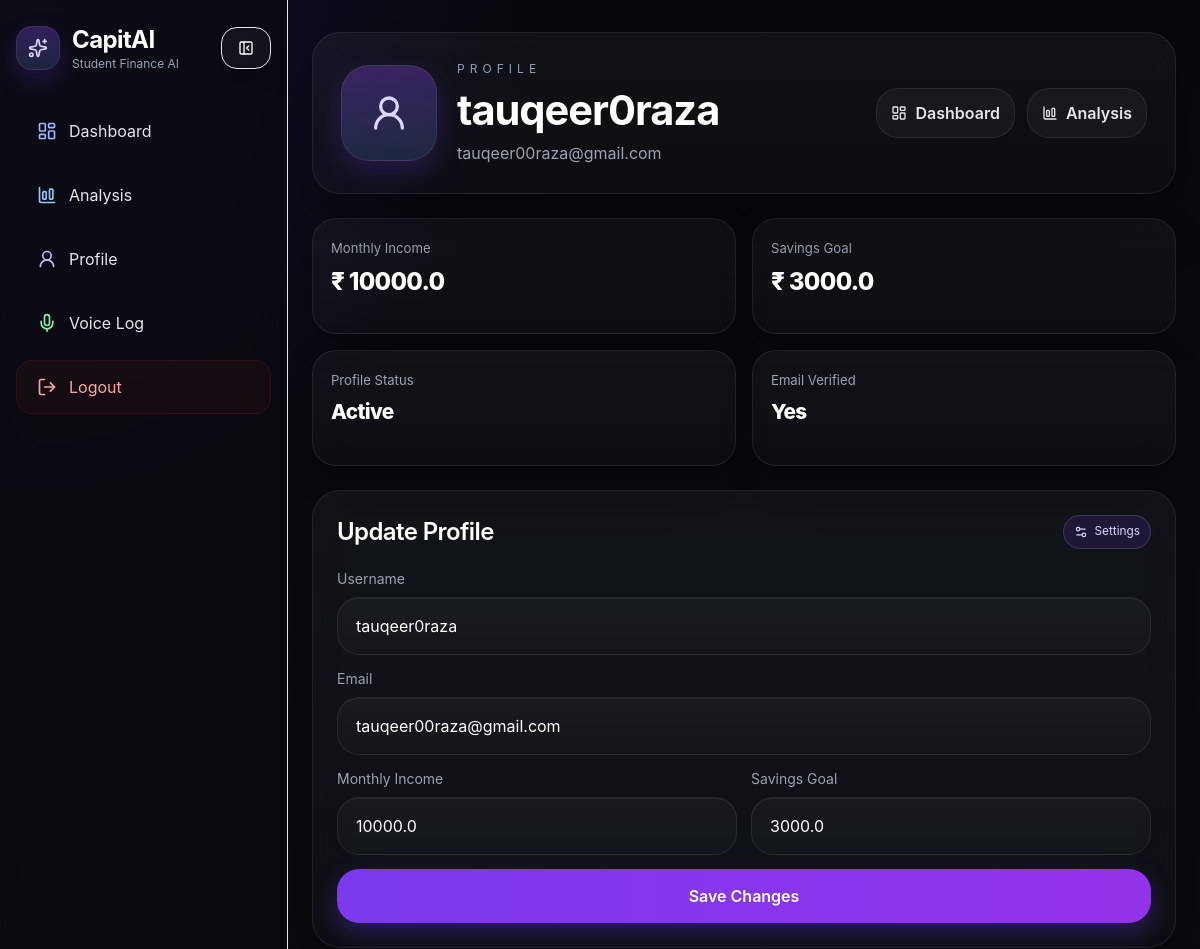
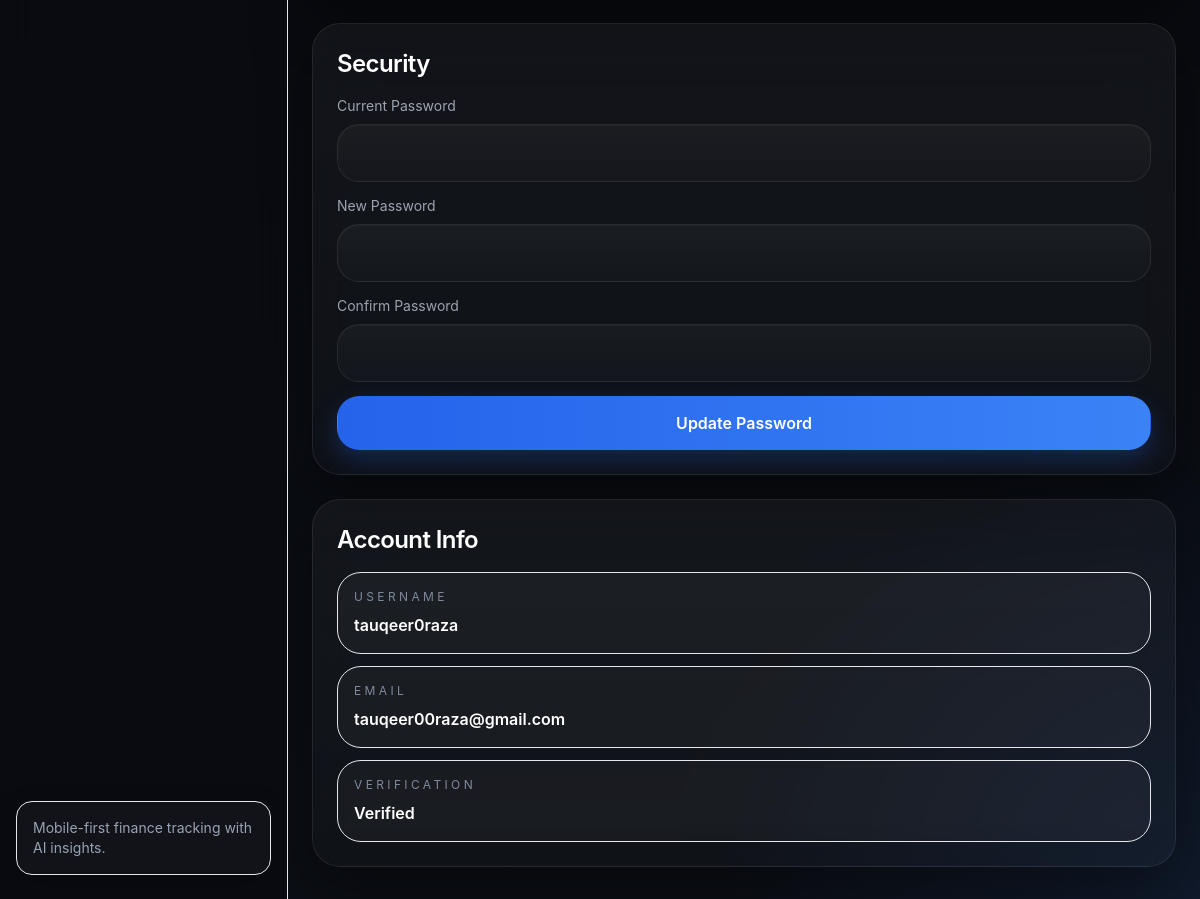
Screenshot of /profile (signed in) with the database file from the repository (2 pictures, top to bottom).
### tables this page shows
CREATE TABLE users (
            id INTEGER PRIMARY KEY AUTOINCREMENT,
            username TEXT NOT NULL,
            email TEXT NOT NULL UNIQUE,
            password TEXT NOT NULL,
            monthly_income REAL DEFAULT 0,
            savings_goal REAL DEFAULT 0,
            email_verified INTEGER DEFAULT 0,
            created_at TEXT DEFAULT CURRENT_TIMESTAMP
        );

### app.py (the view, shortened to what this page needs)
@app.route("/profile", methods=["GET", "POST"])
def profile():
    if not require_login():
        return redirect(url_for("login"))
    user_id = session["user_id"]
    error = None
    success = None
    user = get_user_profile(user_id)
    if not user:
        session.clear()
        return redirect(url_for("login"))
    return render_template("profile.html", user=user, error=error, success=success)

### app.py (called while the page is built)
def require_login():
    return session.get("user_id") is not None

### database.py (called while the page is built)
def get_connection():
    conn = sqlite3.connect(DB_NAME)
    conn.row_factory = sqlite3.Row
    return conn

def get_user_profile(user_id):
    conn = get_connection()
    cur = conn.cursor()
    cur.execute("SELECT * FROM users WHERE id = ?", (user_id,))
    row = cur.fetchone()
    conn.close()
    return dict(row) if row else None

### templates/profile.html (shortened to what this page needs)
{% extends "base.html" %}
{% block content %}
<div class="w-full max-w-[1200px] mx-auto px-4 sm:px-5 md:px-6 xl:px-8 pt-5 sm:pt-6 lg:pt-8 pb-28 lg:pb-8">
    <div class="space-y-5 sm:space-y-6">
        <section class="premium-card rounded-[28px] p-5 sm:p-6 lg:p-7">
            <div class="flex flex-col gap-5 md:flex-row md:items-center md:justify-between">
                <div class="flex items-center gap-4 sm:gap-5 min-w-0">
                    <div class="w-20 h-20 sm:w-24 sm:h-24 rounded-[28px] premium-icon-box flex items-center justify-center shrink-0 shadow-[0_10px_28px_rgba(124,58,237,0.22)]">
                        <i data-lucide="user-round" class="w-9 h-9 sm:w-10 sm:h-10 text-violet-200"></i>
                    </div>
                    <div class="min-w-0">
                        <p class="text-[11px] sm:text-xs uppercase tracking-[0.42em] text-[#8ea0b8] mb-2">Profile</p>
                        <h1 class="text-[1.8rem] sm:text-[2.2rem] lg:text-[2.6rem] leading-tight font-bold tracking-tight truncate">
                            {{ user.username }}
                        </h1>
                        <p class="mt-1 text-sm sm:text-base text-[#9ca3af] break-all">
                            {{ user.email }}
                        </p>
                    </div>
                </div>
                <div class="flex flex-wrap gap-3">
                    <a href="{{ url_for('dashboard') }}" class="premium-chip-button">
                        <i data-lucide="layout-dashboard" class="w-4 h-4"></i>
                        <span>Dashboard</span>
                    </a>
                    <a href="{{ url_for('analysis') }}" class="premium-chip-button">
                        <i data-lucide="chart-column-big" class="w-4 h-4"></i>
                        <span>Analysis</span>
                    </a>
                </div>
            </div>
        </section>
        <section class="grid grid-cols-2 xl:grid-cols-4 gap-3 sm:gap-4">
            <div class="premium-stat-card">
                <p class="premium-stat-label">Monthly Income</p>
                <h3 class="premium-stat-value">₹ {{ user.monthly_income or 0 }}</h3>
            </div>
            <div class="premium-stat-card">
                <p class="premium-stat-label">Savings Goal</p>
                <h3 class="premium-stat-value">₹ {{ user.savings_goal or 0 }}</h3>
            </div>
            <div class="premium-stat-card">
                <p class="premium-stat-label">Profile Status</p>
                <h3 class="premium-stat-value text-[1.1rem] sm:text-[1.3rem]">Active</h3>
            </div>
            <div class="premium-stat-card">
                <p class="premium-stat-label">Email Verified</p>
                <h3 class="premium-stat-value text-[1.1rem] sm:text-[1.3rem]">
                    {% if user.email_verified %}
                        Yes
                    {% else %}
                        No
                    {% endif %}
                </h3>
            </div>
        </section>
        <section class="grid grid-cols-1 xl:grid-cols-12 gap-4 sm:gap-5 lg:gap-6">
            <div class="xl:col-span-7">
                <div class="premium-card rounded-[28px] p-5 sm:p-6">
                    <div class="flex items-center justify-between mb-5">
                        <h2 class="text-xl sm:text-2xl font-semibold tracking-tight">Update Profile</h2>
                        <div class="premium-badge">
                            <i data-lucide="settings-2" class="w-3.5 h-3.5"></i>
                            <span>Settings</span>
                        </div>
                    </div>
                    <form method="POST" class="space-y-3.5">
                        <div>
                            <label class="block text-sm text-[#9ca3af] mb-2">Username</label>
                            <input type="text" name="username" value="{{ user.username }}" class="premium-input" required>
                        </div>
                        <div>
                            <label class="block text-sm text-[#9ca3af] mb-2">Email</label>
                            <input type="email" name="email" value="{{ user.email }}" class="premium-input" required>
                        </div>
                        <div class="grid grid-cols-1 sm:grid-cols-2 gap-3.5">
                            <div>
                                <label class="block text-sm text-[#9ca3af] mb-2">Monthly Income</label>
                                <input type="number" min="0" name="monthly_income" value="{{ user.monthly_income or '' }}" class="premium-input">
                            </div>
                            <div>
                                <label class="block text-sm text-[#9ca3af] mb-2">Savings Goal</label>
                                <input type="number" min="0" name="savings_goal" value="{{ user.savings_goal or '' }}" class="premium-input">
                            </div>
                        </div>
                        <button class="premium-primary-button w-full">Save Changes</button>
                    </form>
                </div>
            </div>
            <div class="xl:col-span-5 space-y-4 sm:space-y-5 lg:space-y-6">
                <div class="premium-card rounded-[28px] p-5 sm:p-6">
                    <div class="flex items-center justify-between mb-4">
                        <h2 class="text-xl sm:text-2xl font-semibold tracking-tight">Security</h2>
                    </div>
                    <form method="POST" class="space-y-3.5">
                        <div>
                            <label class="block text-sm text-[#9ca3af] mb-2">Current Password</label>
                            <input type="password" name="current_password" class="premium-input" required>
                        </div>
                        <div>
                            <label class="block text-sm text-[#9ca3af] mb-2">New Password</label>
                            <input type="password" name="new_password" class="premium-input" required>
                        </div>
                        <div>
                            <label class="block text-sm text-[#9ca3af] mb-2">Confirm Password</label>
                            <input type="password" name="confirm_password" class="premium-input" required>
                        </div>
                        <button class="premium-secondary-button w-full">Update Password</button>
                    </form>
                </div>
                <div class="premium-card rounded-[28px] p-5 sm:p-6">
                    <div class="flex items-center justify-between mb-4">
                        <h2 class="text-xl sm:text-2xl font-semibold tracking-tight">Account Info</h2>
                    </div>
                    <div class="space-y-3">
                        <div class="rounded-3xl border border-white/8 bg-white/[0.03] px-4 py-4">
                            <p class="text-xs uppercase tracking-[0.28em] text-[#7f8a9d] mb-2">Username</p>
                            <p class="text-white font-semibold break-all">{{ user.username }}</p>
                        </div>
                        <div class="rounded-3xl border border-white/8 bg-white/[0.03] px-4 py-4">
                            <p class="text-xs uppercase tracking-[0.28em] text-[#7f8a9d] mb-2">Email</p>
                            <p class="text-white font-semibold break-all">{{ user.email }}</p>
                        </div>
                        <div class="rounded-3xl border border-white/8 bg-white/[0.03] px-4 py-4">
                            <p class="text-xs uppercase tracking-[0.28em] text-[#7f8a9d] mb-2">Verification</p>
                            <p class="text-white font-semibold">
                                {% if user.email_verified %}
                                    Verified
                                {% else %}
                                    Pending Verification
                                {% endif %}
                            </p>
                        </div>
                    </div>
                </div>
            </div>
        </section>
    </div>
</div>
{% endblock %}

### static/style.css (style rules this page uses)
:root { --bg-1: #07090d; --bg-2: #0d1118; --panel: rgba(255, 255, 255, 0.045); --panel-2: rgba(255, 255, 255, 0.035); --stroke: rgba(255, 255, 255, 0.08); --text-soft: #9ca3af; --text-muted: #98a2b3; --shadow-main: 0 20px 60px rgba(0, 0, 0, 0.38); --shadow-soft: 0 12px 30px rgba(0, 0, 0, 0.22); }
html, body { margin: 0; padding: 0; min-height: 100%; font-family: Inter, "Segoe UI", sans-serif; background: radial-gradient(circle at top left, rgba(124, 58, 237, 0.20), transparent 26%), radial-gradient(circle at top right, rgba(59, 130, 246, 0.12), transparent 24%), linear-gradient(180deg, var(--bg-1) 0%, var(--bg-2) 100%); color: white; }
* { box-sizing: border-box; }
.premium-app-shell { background: radial-gradient(circle at top left, rgba(124, 58, 237, 0.16), transparent 24%), radial-gradient(circle at bottom right, rgba(59, 130, 246, 0.10), transparent 22%), linear-gradient(180deg, #06080c 0%, #0b0e14 100%); }
.premium-icon-box { background: linear-gradient(180deg, rgba(124, 58, 237, 0.30), rgba(59, 130, 246, 0.15)), rgba(255, 255, 255, 0.04); border: 1px solid rgba(255,255,255,0.08); }
.premium-card { background: linear-gradient(180deg, rgba(255,255,255,0.045), rgba(255,255,255,0.025)); border: 1px solid rgba(255,255,255,0.08); box-shadow: var(--shadow-main); backdrop-filter: blur(18px); -webkit-backdrop-filter: blur(18px); }
.premium-stat-card { background: linear-gradient(180deg, rgba(255,255,255,0.045), rgba(255,255,255,0.025)); border: 1px solid rgba(255,255,255,0.08); border-radius: 24px; padding: 18px 16px; box-shadow: var(--shadow-soft); min-height: 110px; }
.premium-stat-label { color: var(--text-soft); font-size: 0.82rem; margin: 0 0 10px 0; }
.premium-stat-value { margin: 0; font-size: clamp(1.5rem, 2vw, 2.2rem); font-weight: 800; letter-spacing: -0.03em; line-height: 1.1; }
.premium-input, .premium-textarea, .premium-select { width: 100%; border-radius: 22px; border: 1px solid rgba(255,255,255,0.08); background: linear-gradient(180deg, rgba(255,255,255,0.04), rgba(255,255,255,0.02)); color: #fff; padding: 15px 16px; outline: none; transition: 0.2s ease; box-shadow: inset 0 1px 0 rgba(255,255,255,0.03); }
.premium-input::placeholder, .premium-textarea::placeholder { color: #8f99aa; }
.premium-primary-button, .premium-secondary-button, .premium-success-button, .premium-warning-button, .premium-muted-button, .premium-send-button, .premium-chip-button { display: inline-flex; align-items: center; justify-content: center; gap: 8px; border-radius: 22px; border: 1px solid transparent; font-weight: 600; transition: 0.2s ease; cursor: pointer; text-decoration: none; }
.premium-primary-button { background: linear-gradient(90deg, #7c3aed, #9333ea); color: white; padding: 14px 18px; box-shadow: 0 10px 24px rgba(124, 58, 237, 0.30); }
.premium-secondary-button { background: linear-gradient(90deg, #2563eb, #3b82f6); color: white; padding: 14px 18px; box-shadow: 0 10px 24px rgba(37, 99, 235, 0.28); }
.premium-chip-button { background: rgba(255,255,255,0.04); border: 1px solid rgba(255,255,255,0.08); color: #e5e7eb; padding: 12px 14px; min-height: 46px; }
.premium-badge { display: inline-flex; align-items: center; gap: 6px; border-radius: 999px; padding: 7px 10px; font-size: 0.74rem; color: #ddd6fe; background: rgba(124, 58, 237, 0.14); border: 1px solid rgba(167, 139, 250, 0.24); }
@media (min-width: 640px) { .premium-stat-card { padding: 20px 18px; min-height: 116px; } }
@media (min-width: 640px) { .premium-input, .premium-textarea, .premium-select { padding: 16px 18px; } }
body { -webkit-tap-highlight-color: transparent; }
a, button { touch-action: manipulation; }
.premium-primary-button, .premium-secondary-button, .premium-success-button, .premium-warning-button, .premium-muted-button, .premium-chip-button, .premium-send-button, .mobile-nav-item, .premium-nav-link { user-select: none; -webkit-user-select: none; }
.premium-input, .premium-textarea, .premium-select { font-size: 16px; }
.premium-card, .premium-stat-card, .premium-log-card, .premium-upload-box { overflow: hidden; }
.premium-card h1, .premium-card h2, .premium-card h3, .premium-stat-value { word-break: break-word; }

### templates/base.html (style rules this page uses)
input[type=number] { -moz-appearance: textfield; appearance: textfield; }
html { scroll-behavior: smooth; }

### rows the page displays
users: username "tauqeer0raza", email "tauqeer00raza@gmail.com", monthly_income "10000.0", savings_goal "3000.0"
